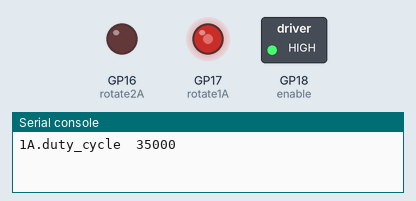
This program was run on a simulated Raspberry Pi Pico running CircuitPython. On the bench: switched loads named in the program (green lamp = pin HIGH), output pins drawn as LEDs (lit = HIGH), the last lines printed to the serial console.

Above: at 0.05 s.
At 5.2 s:
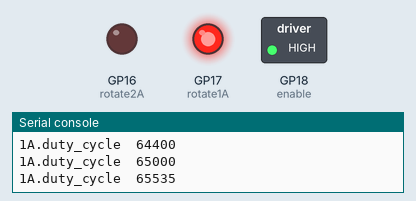
At 6.16 s:
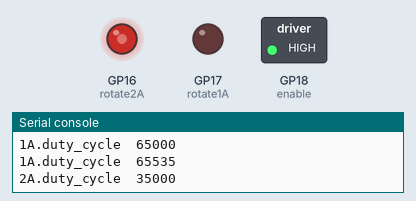
At 14.39 s:
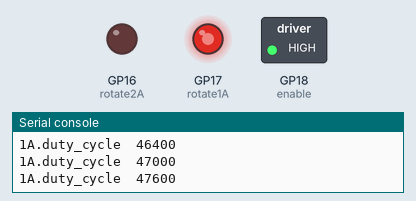
At 20.5 s:
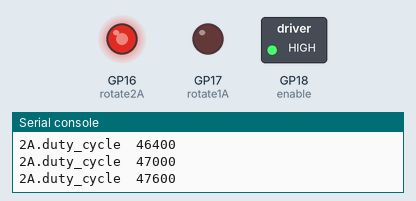
At 35.8 s:
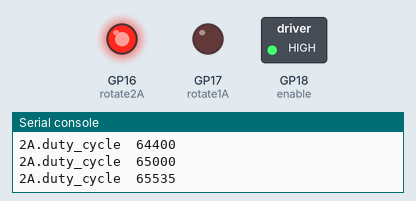
Timing chart, 0 to 40.0 s (numbered marks = the images above):
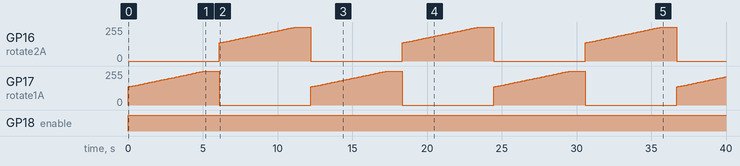

Measured:
- by itself, GP16 (rotate2A), GP17 (rotate1A): ramps from 0/255 to 255/255 and jumps back, once every 12.2 s
- by itself, GP18 (enable): LOW → HIGH at 0.00 s

The program:

l293d-pwm.py
```python
# PWM control example for RPi Pico
# Using L293D motor driver

import time
import pwmio
import board
import digitalio

enable = digitalio.DigitalInOut(board.GP18)
enable.direction = digitalio.Direction.OUTPUT
enable.value = 0

rotate1A = pwmio.PWMOut(board.GP17, frequency=5000, duty_cycle=0)
rotate2A = pwmio.PWMOut(board.GP16, frequency=5000, duty_cycle=0)

while True:
    enable.value = 1

    for x in range(35000, 65535, 600):
        rotate1A.duty_cycle = x
        rotate2A.duty_cycle = 0
        print("1A.duty_cycle ", rotate1A.duty_cycle)
        time.sleep(.1)

    rotate1A.duty_cycle = 65535 # top speed
    print("1A.duty_cycle ", rotate1A.duty_cycle)
    time.sleep(1)

    for x in range(35000, 65535, 600):
        rotate1A.duty_cycle = 0
        rotate2A.duty_cycle = x
        print("2A.duty_cycle ", rotate2A.duty_cycle)
        time.sleep(.1)

    rotate2A.duty_cycle = 65535 # top speed
    print("2A.duty_cycle ", rotate2A.duty_cycle)
    time.sleep(1)
```
